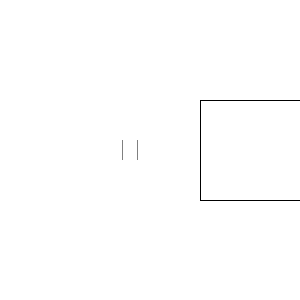
Frame 1 (no input)
Frame 60 (the mouse pressed at the canvas centre just before this capture): identical to frame 1, image omitted
Frame 120 (the mouse held since frame 60 and released just before this capture): identical to frame 1, image omitted

The Processing sketch that drew this single still picture (run headless with seeded random() and noise(); from frame 60 on, the mouse is pressed at the canvas centre):

// Processing sketch: SC_Online
// ── SC_Online.pde
map m;
int x=-100;
void setup(){
  size(300,300);
  m=new map(5);
  m.setup_map();
}
void draw(){
  background(255);
  m.kari_map();
  m.draw_map(x);
}

void keyPressed(){
  if(key==CODED){
    if(keyCode==RIGHT){
      x+=10;
    }else if(keyCode==LEFT){
      x-=10;
    }
  }
}


class map{
  PGraphics map_buffer;
  int x,y;
  int map_kyori;
  int map_width=800,map_height=300;
  map(int kyori){
    map_kyori=kyori;
  }
  void setup_map(){
    map_buffer=createGraphics(map_width,map_height);
  }
  void kari_map(){
    map_buffer.beginDraw();
    map_buffer.rect(map_width/2-100,map_height-200,200,100);
    map_buffer.endDraw();
  }
  void draw_map(int _x){
    x=_x;
    imageMode(CENTER);
    image(map_buffer,width/2+x/map_kyori,height/2,width/map_kyori,height/map_kyori);
    imageMode(CORNER);
    image(map_buffer,x,0);
  }
}
